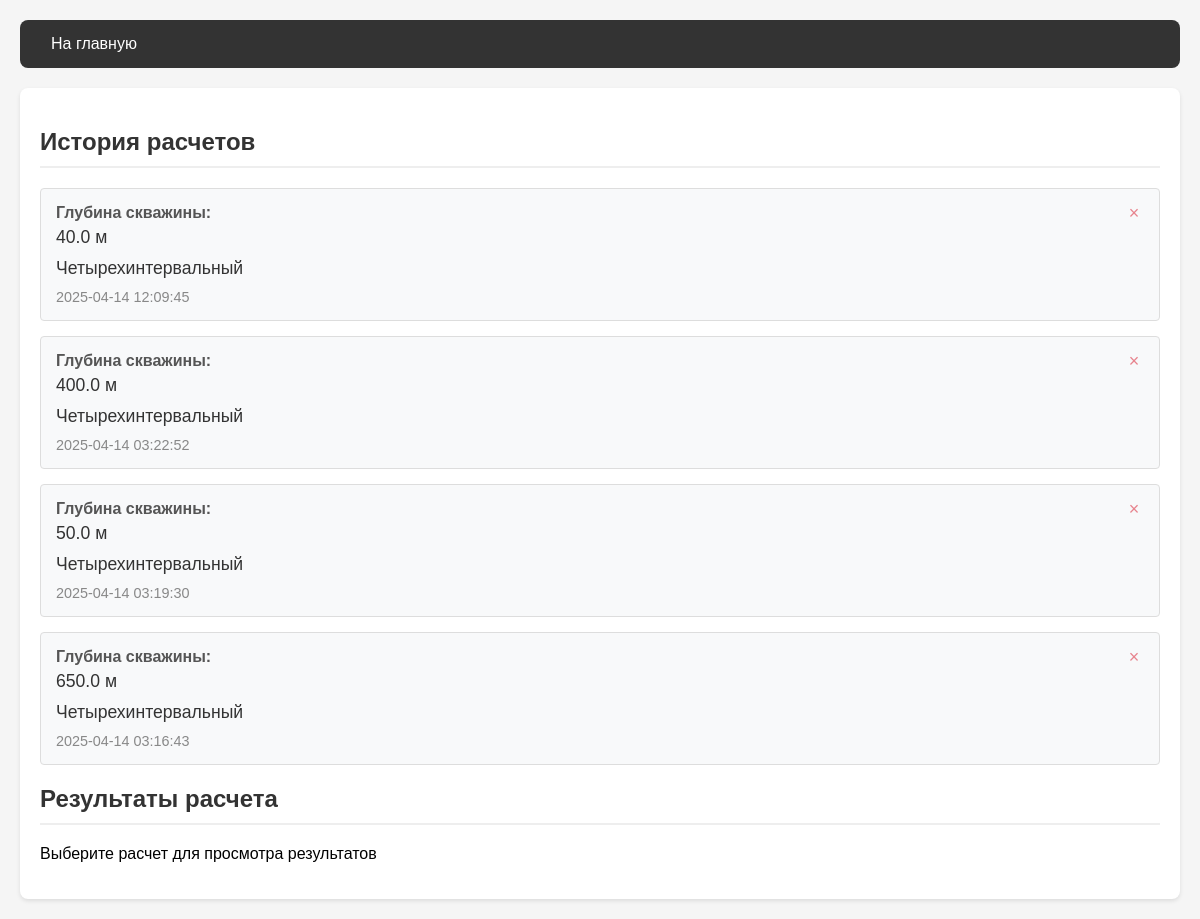
Before: /history with the older database file.
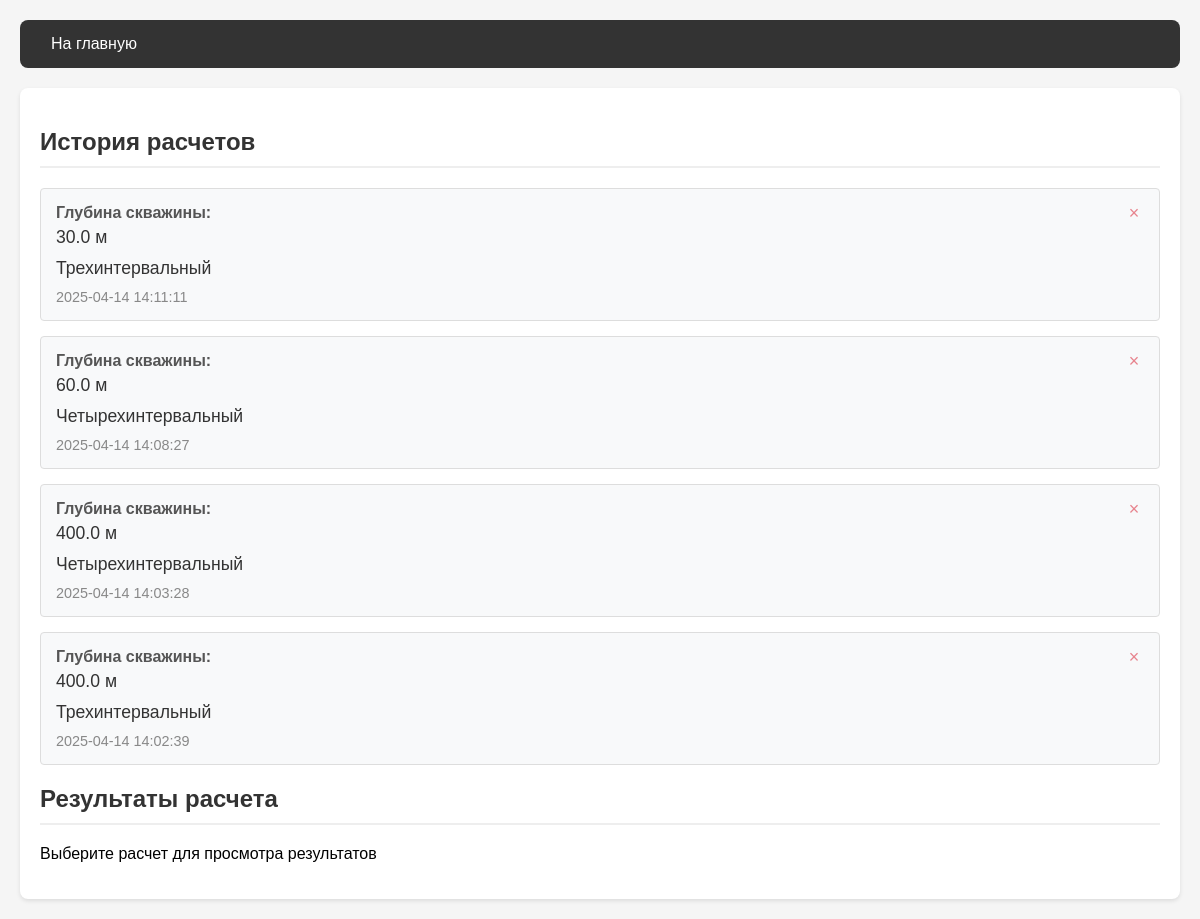
After: the same page with the newer database file.
### tables this page shows
CREATE TABLE "calculations" (
                id INTEGER PRIMARY KEY AUTOINCREMENT,
                depth REAL,
                profile_type INTEGER, -- 1 - трехинтервальный, 2 - четырехинтервальный
                timestamp DATETIME,
                results TEXT
            );

### app.py (the view)
@app.route('/history')
def history():
    calculations = get_all_calculations()
    return render_template('history.html', calculations=calculations)

### database.py (called while the page is built)
def get_all_calculations():
    print("Получение списка всех расчетов")
    conn = sqlite3.connect('calculations.db')
    c = conn.cursor()
    try:
        c.execute('SELECT id, depth, profile_type, timestamp FROM calculations ORDER BY timestamp DESC')
        calculations = []
        for row in c.fetchall():
            profile_type_str = "Трехинтервальный" if row[2] == 1 else "Четырехинтервальный"
            calculations.append({
                'id': row[0],
                'depth': row[1],
                'profile_type': row[2],
                'profile_type_str': profile_type_str,
                'timestamp': row[3]
            })
        print(f"Найдено {len(calculations)} расчетов")
        return calculations
    except Exception as e:
        print(f"Ошибка при получении расчетов: {str(e)}")
        raise
    finally:
        conn.close()

### templates/history.html (shortened to what this page needs)
<!DOCTYPE html>
<html lang="ru">
<head>
</head>
<body>
    <div class="container">
        <div class="nav">
            <a href="/">На главную</a>
        </div>
        <div class="main-content">
            <h2>История расчетов</h2>
            {% if calculations %}
                <ul class="calculation-list">
                    {% for calc in calculations %}
                        <li class="calculation-item" onclick="showResults('{{ calc.id }}')">
                            <button class="delete-btn" onclick="deleteCalculation(event, '{{ calc.id }}')">&times;</button>
                            <div class="info-label">Глубина скважины:</div>
                            <div class="info-value">{{ calc.depth }} м</div>
                            <div class="info-value">{{ "Трехинтервальный" if calc.profile_type == 1 else "Четырехинтервальный" }}</div>
                            <div class="timestamp">{{ calc.timestamp }}</div>
                        </li>
                    {% endfor %}
                </ul>
            {% else %}
                <p class="no-results">История расчетов пуста</p>
            {% endif %}
            <div class="results-panel">
                <h2>Результаты расчета</h2>
                <div id="results-content">
                    <p>Выберите расчет для просмотра результатов</p>
                </div>
            </div>
        </div>
    </div>
</body>
</html>

### templates/history.html (style rules this page uses)
body { font-family: Arial, sans-serif; margin: 0; padding: 20px; background-color: #f5f5f5; }
.container { max-width: 1200px; margin: 0 auto; }
.nav { background-color: #333; padding: 15px; border-radius: 8px; margin-bottom: 20px; }
.nav a { margin-right: 15px; text-decoration: none; color: white; padding: 8px 16px; border-radius: 4px; transition: background-color 0.2s; }
.main-content { background: white; padding: 20px; border-radius: 8px; box-shadow: 0 2px 4px rgba(0,0,0,0.1); }
.calculation-list { list-style: none; padding: 0; margin: 0; }
.calculation-item { padding: 15px; border: 1px solid #ddd; border-radius: 4px; margin-bottom: 15px; cursor: pointer; transition: all 0.3s ease; background: #f8f9fa; position: relative; }
.info-label { font-weight: bold; color: #555; margin-bottom: 5px; }
.info-value { color: #333; margin-bottom: 10px; font-size: 1.1em; }
.timestamp { color: #888; font-size: 0.9em; margin-top: 5px; }
.delete-btn { position: absolute; top: 10px; right: 10px; background: none; border: none; color: #dc3545; cursor: pointer; padding: 5px; font-size: 18px; opacity: 0.6; transition: opacity 0.2s; display: flex; align-items: center; justify-content: center; width: 30px; height: 30px; border-radius: 50%; }
h2 { color: #333; margin-bottom: 20px; padding-bottom: 10px; border-bottom: 2px solid #eee; }
.results-panel { margin-top: 20px; }

Changed rows visible on the page:
removed calculations: depth "40.0", profile_type "Четырехинтервальный", timestamp "2025-04-14 12:09:45"
removed calculations: depth "400.0", profile_type "Четырехинтервальный", timestamp "2025-04-14 03:22:52"
removed calculations: depth "50.0", profile_type "Четырехинтервальный", timestamp "2025-04-14 03:19:30"
removed calculations: depth "650.0", profile_type "Четырехинтервальный", timestamp "2025-04-14 03:16:43"
added calculations: depth "30.0", profile_type "Трехинтервальный", timestamp "2025-04-14 14:11:11"
added calculations: depth "60.0", profile_type "Четырехинтервальный", timestamp "2025-04-14 14:08:27"
added calculations: depth "400.0", profile_type "Четырехинтервальный", timestamp "2025-04-14 14:03:28"
added calculations: depth "400.0", profile_type "Трехинтервальный", timestamp "2025-04-14 14:02:39"
